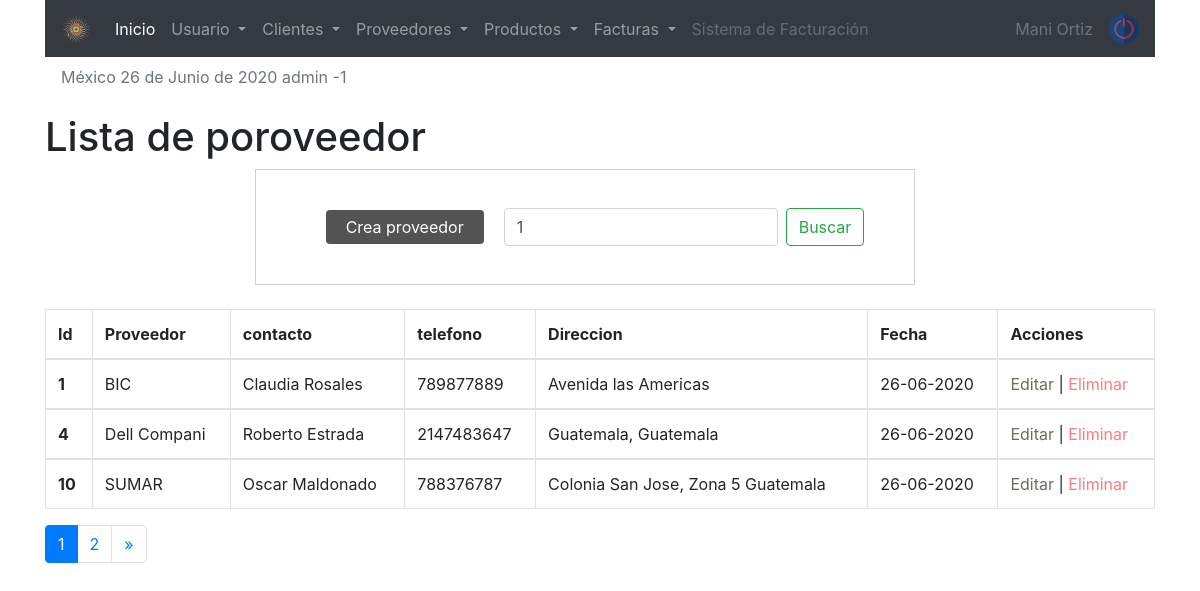
Screenshot of /sistema/buscar_proveedor.php?busqueda=1 (signed in) with the database file from the repository.
### tables this page shows
CREATE TABLE `proveedor` (
  `codproveedor` int(11) NOT NULL,
  `proveedor` varchar(100) DEFAULT NULL,
  `contacto` varchar(100) DEFAULT NULL,
  `telefono` bigint(11) DEFAULT NULL,
  `direccion` text DEFAULT NULL,
  `date_add` datetime NOT NULL DEFAULT current_timestamp(),
  `idusuario` int(11) DEFAULT NULL,
  `estatus` int(11) NOT NULL DEFAULT 1
);

### sistema/buscar_proveedor.php (the view, shortened to what this page needs)
<?php
   include "../conexion.php"
?>
<!doctype html>
<html lang="en">
<link rel="stylesheet" href="css/style1.css">
  <head>
    <?php include "includes/scripts.php" ?>
  </head>
  <body>
  <?php include "includes/header.php" ?>
  <?php
  $busqueda =  strtolower($_REQUEST['busqueda']);
  ?>
    <div class="container">
        <h1>Lista de poroveedor </h1>
     <div class="container row">
     <form class="form-inline my-2 my-lg-0" action="buscar_proveedor.php" method="get">
     <a href="registro_proveedor.php" class="btn_new">Crea proveedor</a>
      <input class="form-control mr-sm-2" type="search" placeholder="Buscar " aria-label="Search" name="busqueda" id="busqueda" value="<?php echo $busqueda;  ?>">
      <button class="btn btn-outline-success my-2 my-sm-0" type="submit" value="buscar">Buscar</button>
    </form>
    </div>
<br>
<div class="table-responsive">
            <table class="table table-bordered  table-responsive-xl">
            <thead>
                <tr>
                <th scope="col">Id</th>
                <th scope="col">Proveedor</th>
                <th scope="col">contacto</th>
                <th scope="col">telefono</th>
                <th scope="col">Direccion</th>
                <th scope="col">Fecha</th>
                <th scope="col">Acciones</th>
                </tr>
            </thead>
            <?php
            $sql_registe = mysqli_query($conection, "SELECT COUNT(*) as total_registro FROM proveedor
                                                        WHERE ( codproveedor LIKE '%$busqueda%' OR
                                                                proveedor LIKE '%$busqueda%' OR
                                                                contacto LIKE '%$busqueda%' OR
                                                                telefono LIKE '%$busqueda%'
                                                                 )
                                                        AND estatus = 1  " );
            $result_register = mysqli_fetch_array($sql_registe);
			$total_registro = $result_register['total_registro'];
			$por_pagina = 3;
			if(empty($_GET['pagina']))
			{
				$pagina = 1;
			}else{
				$pagina = $_GET['pagina'];
			}
			$desde = ($pagina-1) * $por_pagina;
			$total_paginas = ceil($total_registro / $por_pagina);
            $query = mysqli_query($conection, "SELECT * FROM proveedor
            WHERE
            ( codproveedor LIKE '%$busqueda%' OR
               proveedor LIKE '%$busqueda%' OR
                contacto LIKE '%$busqueda%' OR
                telefono LIKE '%$busqueda%'
                 )
            AND
            estatus = 1 ORDER BY codproveedor ASC LIMIT $desde,$por_pagina
");
            $result = mysqli_num_rows($query);
            if($result > 0 ){
                while ($data = mysqli_fetch_array($query)){
                    $formato = 'Y-m-d H:i:s';
                    $fecha = DateTime::createFromFormat($formato, $data['date_add']);
            ?>
            <tbody>
                <tr>
                <th scope="row"><?php echo $data['codproveedor']; ?></th>
                <td><?php echo $data['proveedor']; ?></td>
                <td><?php echo $data['contacto']; ?></td>
                <td><?php echo $data['telefono']; ?></td>
                <td><?php echo $data['direccion']; ?></td>
                <td><?php echo $fecha->format('d-m-Y'); ?></td>
                <td>
                    <a href="editar_proveedor.php?id=<?php echo $data['codproveedor']; ?>" class="link_edit">Editar </a>
                    |
                    <a href="eliminar_confirmar_proveedor.php?id=<?php echo $data['codproveedor']; ?>" class="link_delete">Eliminar</a>
                </td>
                </tr>
            </tbody>
            <?php
        }
            }
            ?>
            </table>
            <?php
            if($total_registro != 0){
            ?>
            <nav aria-label="Page navigation example">
                <ul class="pagination">
                    <?php
                    for($i=1; $i <= $total_paginas ; $i++){
                        if($i == $pagina){
                            echo '<li class="page-item active"><a class="page-link" href="?pagina='.$i.'">'.$i.'</a></li>';
                        }else{
                            echo '<li class="page-item"><a class="page-link" href="?pagina='.$i.'&busqueda='.$busqueda.'">'.$i.'</a></li>';
                        }
                    }
                    if ($pagina != $total_paginas){
                    ?>
                    <li class="page-item">
                    <a class="page-link" href="?pagina=<?php echo $pagina + 1; ?>&busqueda=<?php echo $busqueda; ?>" aria-label="Next">
                        <span aria-hidden="true">&raquo;</span>
                    </a>
                    </li>
                <?php } ?>
                </ul>
            </nav>
         <?php } ?>
    </div>
    </div>
   </body>
</html>

### sistema/css/style1.css (style rules this page uses)
form { margin: auto; padding: 20px 50px; border: 1px solid #d1d1d1; }
.btn_new { background: rgb(83, 83, 83); color: rgb(255, 255, 255); display: inline-block; padding: 5px 20px; border-radius: 4px; margin: 20px; }
.link_edit { color: rgb(109, 109, 94); }
.link_delete { color: rgb(255, 122, 122); }

### rows the page displays
proveedor: codproveedor "1", proveedor "BIC", contacto "Claudia Rosales", telefono "789877889", direccion "Avenida las Americas", date_add "26-06-2020"
proveedor: codproveedor "4", proveedor "Dell Compani", contacto "Roberto Estrada", telefono "2147483647", direccion "Guatemala, Guatemala", date_add "26-06-2020"
proveedor: codproveedor "10", proveedor "SUMAR", contacto "Oscar Maldonado", telefono "788376787", direccion "Colonia San Jose, Zona 5 Guatemala", date_add "26-06-2020"

### other values shown
fechaC() "26 de Junio de 2020"
$_SESSION['user'] "admin"
$_SESSION['rol'] "1"
